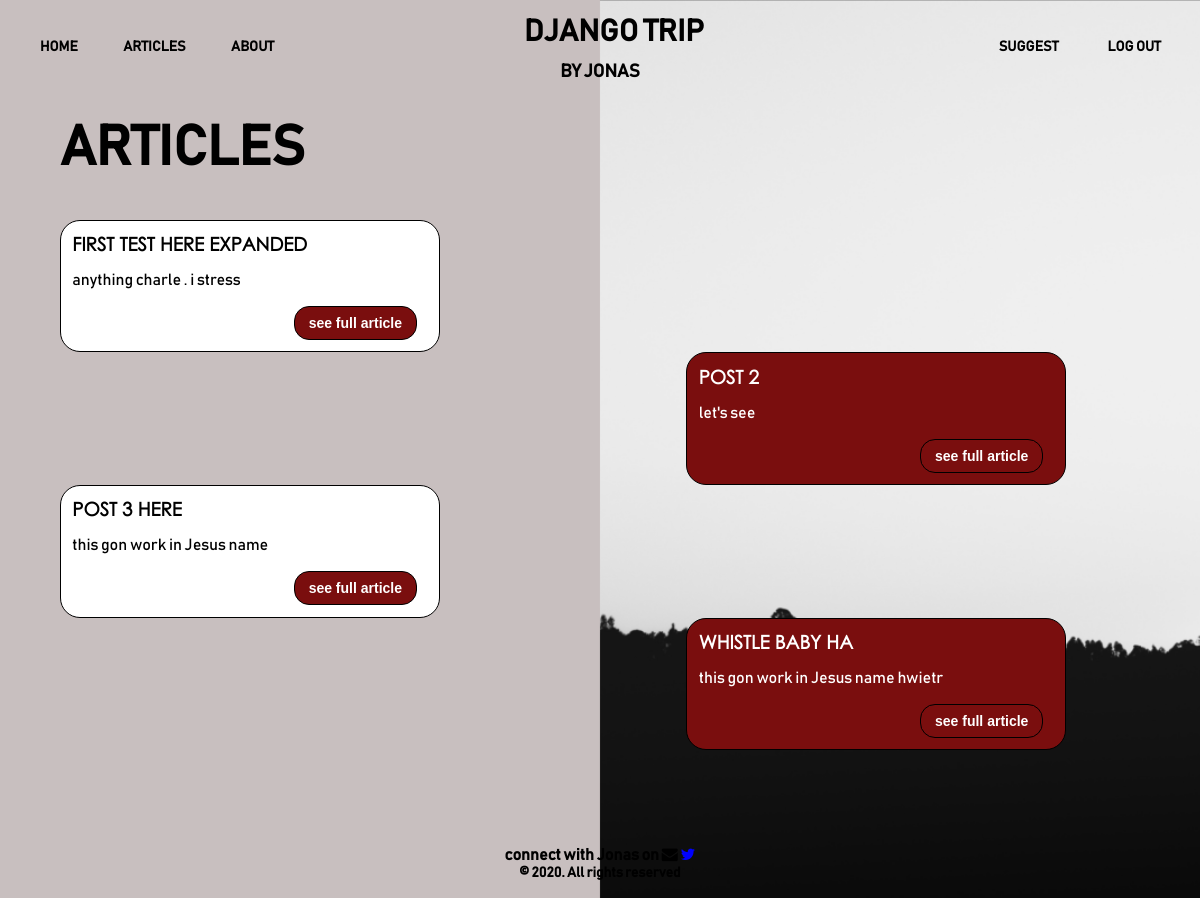
Page /articles/ (signed in) on the committed database.
### articles/models.py (models this page shows, shortened)
class Article(models.Model):
    def author_default():
        return CustomUser.objects.get(username="Jonas").username
    def slug_default():
        return " "
    title = models.CharField(max_length=144)
    description = models.TextField()
    image = models.ImageField()
    body = models.TextField()
    date = models.DateTimeField(auto_now_add=True)
    author = models.CharField(default=author_default, max_length=144)
    slug = models.SlugField(max_length=255, blank=True, default=slug_default)

### articles/views.py (the view)
# urls.py: path("", ArticleListView.as_view(), name="articles_list"),
class ArticleListView(ListView):
    template_name = "articles_list.html"
    model = Article

### templates/articles_list.html (shortened to what this page needs)
{% load static %}
<head>
  <link rel="stylesheet" type="text/css" href="{% static 'css/base.css' %}" />
  <link rel="stylesheet" type="text/css" href="{% static 'css/articles.css' %}" />
  <link rel="stylesheet" href="{% static 'css/font-awesome.min.css' %}" />
</head>
<body style="background-image: url('/static/img/article-background.png');">
    {% include 'header.html' %}
    <div id='article-list-main-div'>
        <div id='article-heading-div'>
            <div><h1>ARTICLES</h1></div>
        </div>
    <div id='article-outer-div'>
        {% for object in object_list %}
          <div class='article-inner-divs'>
            <div>
            <h3>{{ object.title }}</h3>
            <p>{{ object.description }}</p>
            <div class='button-link-div'>
            <a href="{% url 'article_detail' object.slug %}"><button>see full article</button></a>
            </div>
            </div>
        </div>
        {% endfor %}
    </div>
    </div>
  {% include 'footer.html' %}
</body>
</html>

### static/css/base.css (style rules this page uses)
body { padding: 0; margin: 0; font-family: "Bahnschrift"; background-size: cover; background-position: center; }

### static/css/articles.css (style rules this page uses)
#article-list-main-div, #article-detail-main-div { max-width: 90%; margin: auto; min-height: 455px; margin-bottom: 8%; }
#article-heading-div { display: flex; justify-content: space-between; margin: 0 0 3.5% 0; }
#article-heading-div h1 { font-size: 55px; margin: 0; }
.article-inner-divs { border: 1px solid black; border-radius: 20px; width: 35%; background-color: white; }
.article-inner-divs:nth-child(even) { background-color: #7a0e0e; margin-left: 58%; color: white; }
.article-inner-divs div { margin: 3%; }
.article-inner-divs h3 { font-family: "Century_Gothic_Regular"; text-transform: uppercase; margin: 0; }
.button-link-div { text-align: right; }
.button-link-div a { text-decoration: none; }
.button-link-div a button { padding: 8px 14px; color: white; border: 1px solid black; border-radius: 15px; background-color: #7a0e0e; font-size: 14px; font-weight: 600; cursor: pointer; transition: 0.6s; }

### rows in the picture
Article: title "FIRST TEST HERE EXPANDED", description "anything charle . i stress"
Article: title "POST 2", description "let's see"
Article: title "POST 3 HERE", description "this gon work in Jesus name"
Article: title "WHISTLE BABY HA", description "this gon work in Jesus name hwietr"
